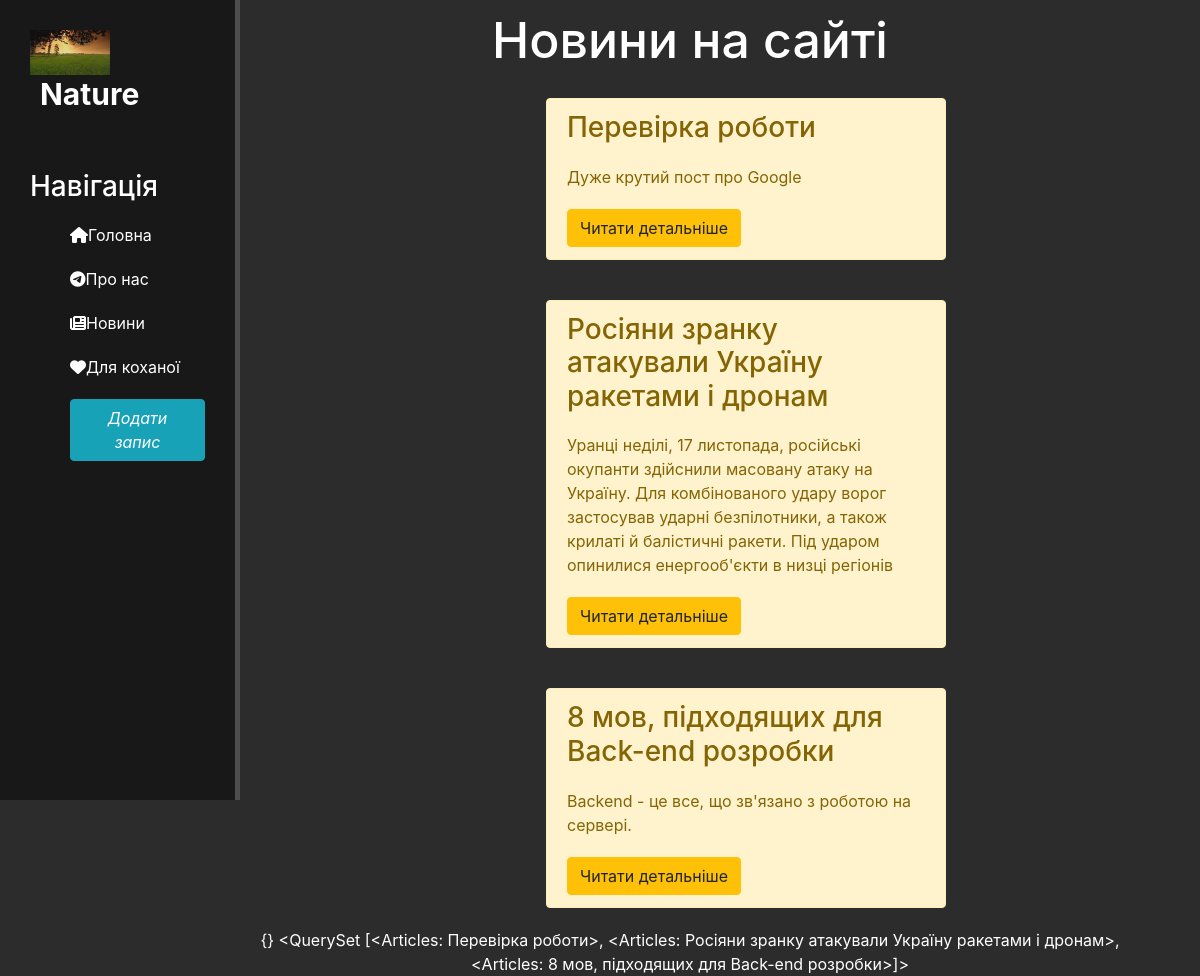
The page /news/ on the database as committed earlier.
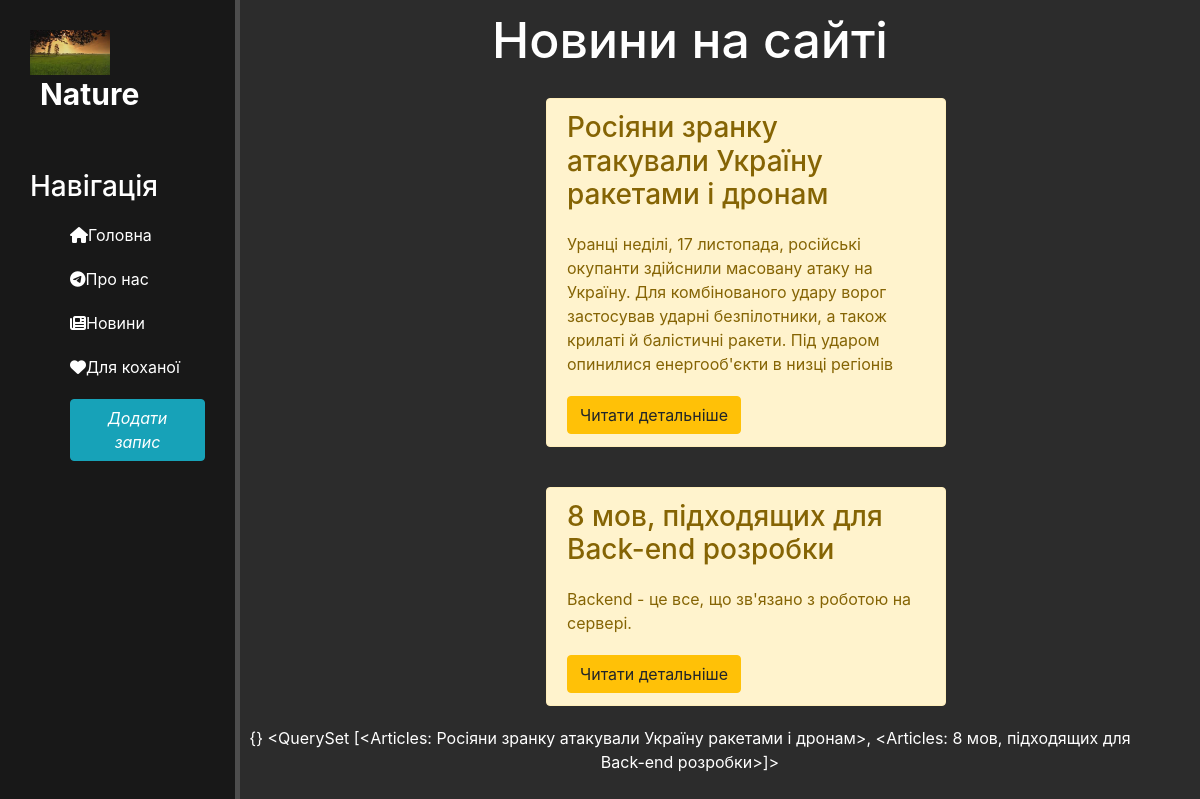
The same page on the database as committed later.
### news/models.py (models this page shows, shortened)
class Articles(models.Model):
    title = models.CharField('Заголовок', max_length = 50)
    anons = models.CharField('Анонс', max_length = 250)
    full_text = models.TextField('Стаття')
    date = models.DateTimeField('Дата публікації')
    def __str__(self):
        return self.title
    class Meta:
        verbose_name = 'Новина'
        verbose_name_plural = 'Новини'

### news/views.py (the view)
# urls.py: path('', views.news_home, name = 'news_home'),
def news_home(request):
    news = Articles.objects.all()
    return render(request, 'news/news_home.html', {'news' : news})

### news/templates/news/news_home.html (shortened to what this page needs)
{% extends 'main/layout.html' %}
{% block content %}
    <div class="features">
        <h1>Новини на сайті</h1>
        {% if news %}
            {% for el in news %}
                <div class="alert alert-warning">
                    <h3>{{ el.title }}</h3>
                    <p>{{ el.anons }}</p>
                    <a href="{% url 'news-detail' el.id %}" class="btn btn-warning">Читати детальніше</a>
                </div>
            {% endfor %}
        {% else %}
            <p>У вас немає записів</p>
        {% endif %}
        {}
    {{ news }}
    </div>
{% endblock %}

### main/templates/main/layout.html (shortened to what this page needs)
{% load static %}
<!doctype html>
<html lang="en">
<head>
    <link rel="stylesheet" href="https://stackpath.bootstrapcdn.com/bootstrap/4.4.1/css/bootstrap.min.css">
    <link rel="stylesheet" href="{% static 'main/css/main.css' %}">
    <link rel="stylesheet" href="https://cdnjs.cloudflare.com/ajax/libs/font-awesome/6.6.0/css/all.min.css">
</head>
<body>
    <aside>
        <img src="{% static 'main/img/nature.jpg' %}" alt="Природа">
        <span class="nature">Nature</span>
        <h3>Навігація</h3>
        <ul>
            <a href="{% url 'home' %}"><li><i class="fa-solid fa-house"></i>Головна</li></a>
            <a href="{% url 'about' %}"><li><i class="fa-brands fa-telegram"></i>Про нас</li></a>
            <a href="{% url 'news_home' %}"><li><i class="fa-solid fa-newspaper"></i>Новини</li></a>
            <a href="{% url 'sweetheart' %}"><li><i class="fa-solid fa-heart"></i>Для коханої</li></a>
            <a href="{% url 'create' %}"><li><button class="btn btn-info"><i class="fa-plus-circle">Додати запис</i></button></li></a>
        </ul>
    </aside>
    <main>
        {% block content %}
        {% endblock %}
    </main>
</body>
</html>

### main/static/main/css/main.css (style rules this page uses)
body { background: #2c2c2c; }
aside { float: left; background: #181818; width: 20%; padding: 2.5%; height: 100vh; color: #fff; border-right: 5px solid #4d4d4d; }
aside img { width: 80px; float: left; }
aside .nature { font-size: 30px; margin-left: 10px; font-weight: bold; position: relative; top: -3px; }
aside h3 { margin-top: 50px; font-size: 28px; }
aside ul { list-style: none; }
aside ul li { color: #fff; display: block; margin-top: 20px; transition: transform .6s ease; }
main .features { float: left; color: #fff; margin-top: 10px; text-align: center; width: 75%; }
main .features h1 { font-size: 50px; }
main .features p { max_width: 400px; margin: 20px auto; }
.alert-warning { float: left; clear: both; width: 400px; margin: 20px 34%; text-align: left; }

Rows that differ between the two databases and show on the page:
removed Articles: title "Перевірка роботи", anons "Дуже крутий пост про Google", title.title "<QuerySet [<Articles: Перевірка роботи>, <Articles: Росіяни зранку атакували Україну ракетами і дронам>, <Articles: 8 мов, підходящих для Back-end розробки>]>"
Other text that changed with them:
{{ news }}: "<QuerySet [<Articles: Перевірка роботи>, <Articles: Росіяни зранку атакували Україну ракетами і дронам>, <Articles: 8 мов, підходящих для Back-end розробки>]>" → "<QuerySet [<Articles: Росіяни зранку атакували Україну ракетами і дронам>, <Articles: 8 мов, підходящих для Back-end розробки>]>"
